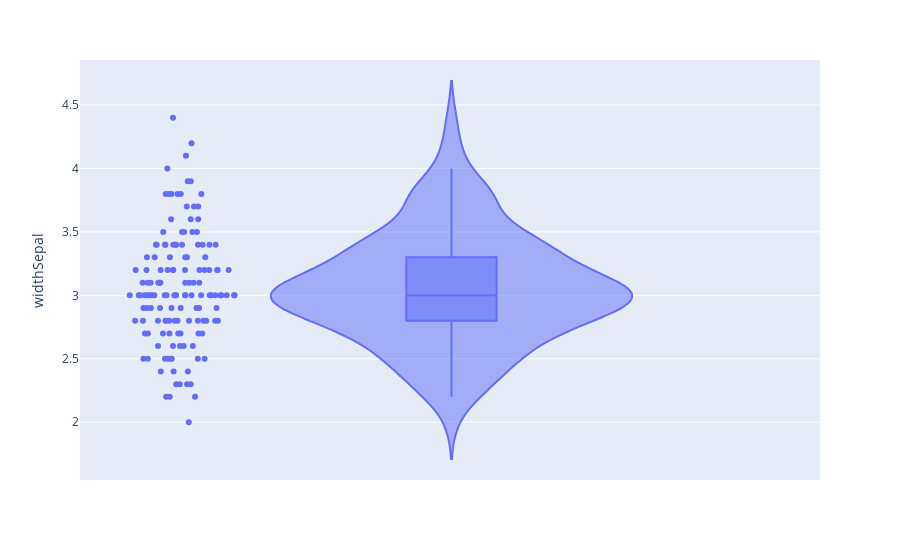

The code cell stored with this chart in its notebook:
### Code cell
fig = px.violin(df, y="widthSepal", box=True, # draw box plot inside the violin
                points='all', # can be 'outliers', or False
               )
fig.show()

### Figure 1 — Plotly figure (JSON) as saved in the notebook; plotly's stock layout.template omitted (floating-point values rounded to 4 significant figures; data arrays with more than 128 entries replaced by an {"elided": "..."} marker saying what was removed)
{"data": [{"alignmentgroup": "True", "box": {"visible": true}, "hoverlabel": {"namelength": 0}, "hovertemplate": "widthSepal=%{y}", "legendgroup": "", "marker": {"color": "#636efa"}, "name": "", "offsetgroup": "", "orientation": "v", "points": "all", "scalegroup": "True", "showlegend": false, "type": "violin", "x0": " ", "xaxis": "x", "y": {"elided": "146 float values"}, "y0": " ", "yaxis": "y"}], "layout": {"legend": {"tracegroupgap": 0}, "margin": {"t": 60}, "violinmode": "group", "xaxis": {"anchor": "y", "domain": [0, 1]}, "yaxis": {"anchor": "x", "domain": [0, 1], "title": {"text": "widthSepal"}}}}
